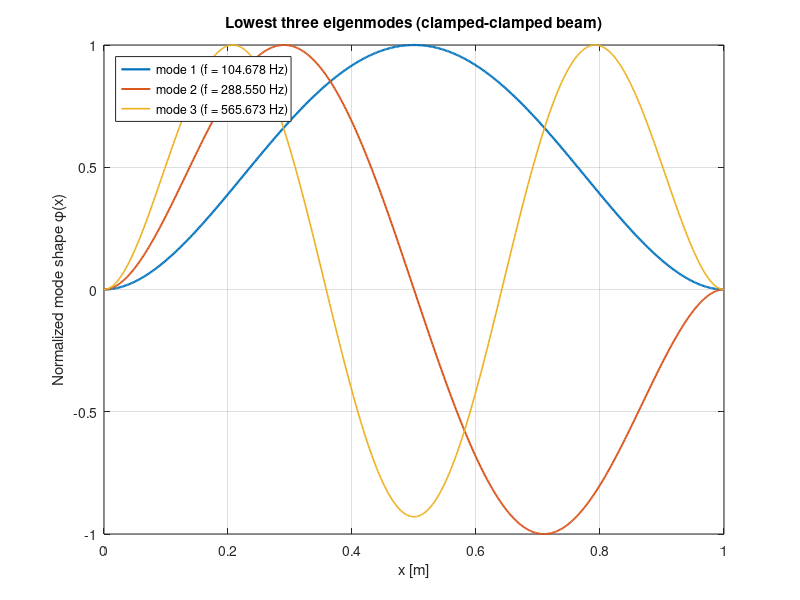

This chart was generated by the following MATLAB code:
clear; clc; close all;
rho = 2700;      % [kg/m^3]
E   = 70e9;      % [Pa]
b   = 0.02;      % [m]
h   = 0.02;      % [m]
L   = 1.00;      % [m]

A = b*h;
I = b*h^3/12;

% Equivalent single-DOF parameters from the assignment (for comparison)
m_single  = 3 * rho * A * L / 8;
k1_single = 2 * pi^4 * E * I / L^3;

% These are the standard roots of cos(lambda) cosh(lambda) - 1 = 0
lambda = [4.730040744862704, 7.853204624095837, 10.99560783800167];  % first 3

f_exact = zeros(3,1);
for n=1:3
    lam = lambda(n);
    omega_n = (lam^2) * sqrt(E*I/(rho*A)) / L^2;   % [rad/s]
    f_exact(n) = omega_n / (2*pi);                 % [Hz]
end

f_approx = sqrt(k1_single / m_single) / (2*pi);

fprintf('Exact eigenfrequencies (clamped-clamped beam):\n');
for n=1:3
    fprintf('  mode %d: f_exact = %.6f Hz\n', n, f_exact(n));
end
rel_err = (f_approx - f_exact(1)) / f_exact(1) * 100;


xi = linspace(0,1,501);
modes = zeros(length(xi),3);

for n=1:3
    lam = lambda(n);
    C = (cosh(lam) - cos(lam)) / (sinh(lam) - sin(lam));
    phi = cosh(lam*xi) - cos(lam*xi) - C*(sinh(lam*xi) - sin(lam*xi));
    phi = phi / max(abs(phi));
    modes(:,n) = phi;
end

figure('Name','Clamped-Clamped beam eigenmodes','NumberTitle','off','Color','w');
plot(xi*L, modes(:,1), 'LineWidth', 1.6); hold on;
plot(xi*L, modes(:,2), 'LineWidth', 1.4);
plot(xi*L, modes(:,3), 'LineWidth', 1.2);
xlabel('x [m]'); ylabel('Normalized mode shape \phi(x)');
title('Lowest three eigenmodes (clamped-clamped beam)'); grid on;
legend({sprintf('mode 1 (f = %.3f Hz)', f_exact(1)), ...
        sprintf('mode 2 (f = %.3f Hz)', f_exact(2)), ...
        sprintf('mode 3 (f = %.3f Hz)', f_exact(3))}, 'Location','northwest');


